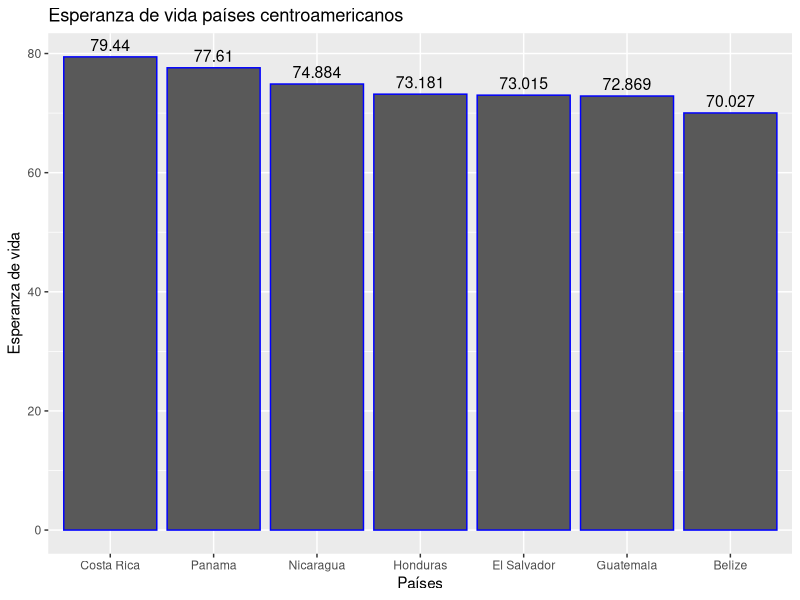
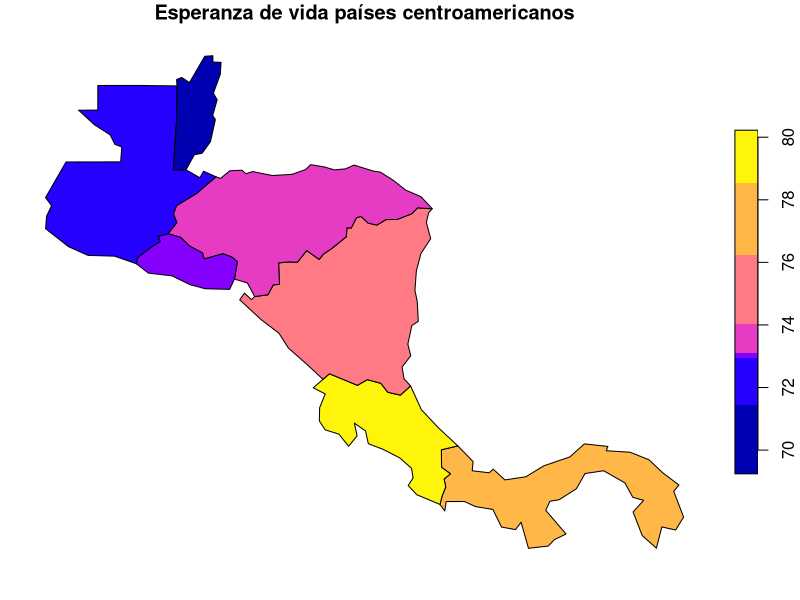
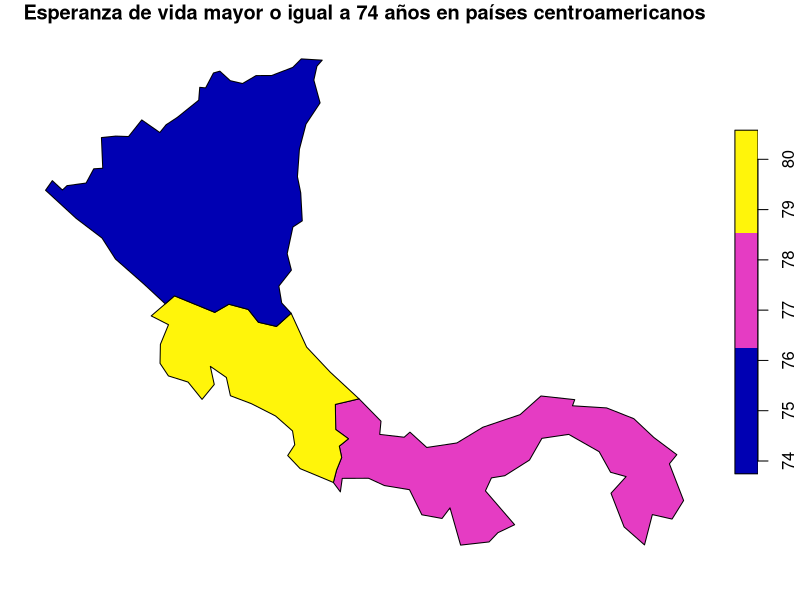

Write R code to recreate these figures, in order.
## ---- chunk 1
knitr::opts_chunk$set(echo = TRUE)
## ---- chunk 2
# Paquete para generación de documentos (ej. HTML)
library(knitr)

# Paquete para formateo de tablas
library(kableExtra)

# Paquete de graficación
library(ggplot2)

# Paquete de manejo de datos geoespaciales vectoriales
library(sf)

# Paquete con conjuntos de datos geoespaciales
library(spData)
## ---- chunk 3
names(world)
## ---- chunk 4
kable(
  world[1:10, 1:5, drop = TRUE], 
  caption="Datos demográficos de los países del mundo"
)
## ---- chunk 5
kable(
  world[1:10, c("name_long","continent","pop","lifeExp","gdpPercap"), drop = TRUE], 
  col.names=c("País","Continente","Población","Esperanza de vida","Renta per cápita"),  
  caption="Datos demográficos de los países del mundo"
)
## ---- chunk 6
# Se extraen las observaciones ordenadas por orden alfabético de país
world.orden <- order(world$name_long)

# Se genera un nuevo data frame ordenado
world.ordenadoxpais <- world[world.orden,]

# Se formatea la tabla con el nuevo data frame
kable(
  world.ordenadoxpais[, c("name_long","continent","pop","lifeExp","gdpPercap"), drop = TRUE], 
  col.names=c("País","Continente","Población","Esperanza de vida","Renta per cápita"),  
  caption="Datos demográficos de los países del mundo"
) %>%
kable_styling() %>%
scroll_box(
  width = "800px", 
  height = "500px", 
  fixed_thead = TRUE
)
## ---- chunk 7
# Se extraen las observaciones correspondientes a los países de Centroamérica
centro_america = world[world$name_long == "Belize" |
                       world$name_long == "Guatemala" |
                       world$name_long == "Honduras" |
                       world$name_long == "El Salvador" |
                       world$name_long == "Nicaragua" |
                       world$name_long == "Costa Rica" |
                       world$name_long == "Panama"
                       , ]

# Se formatea la tabla con el nuevo data frame
kable(
  centro_america[, c("name_long","continent","pop","lifeExp","gdpPercap"), drop = TRUE], 
  col.names=c("País","Continente","Población","Esperanza de vida","Renta per cápita"),  
  caption="Datos demográficos de los países de Centroamérica"
) %>%
kable_styling()
## ---- chunk 8
ggplot(centro_america, aes(x=reorder (name_long, -lifeExp), y=lifeExp)) + ggtitle("Esperanza de vida países centroamericanos") + xlab("Países") + ylab("Esperanza de vida") + geom_col( color="blue") + geom_text(aes(label=lifeExp), vjust=-0.5, size=4)
## ---- chunk 9
plot(centro_america['lifeExp'], main='Esperanza de vida países centroamericanos')
## ---- chunk 10
centroamerica_74 <- centro_america[centro_america$lifeExp >= 74, ]
plot(centroamerica_74["lifeExp"], main = 'Esperanza de vida mayor o igual a 74 años en países centroamericanos')
